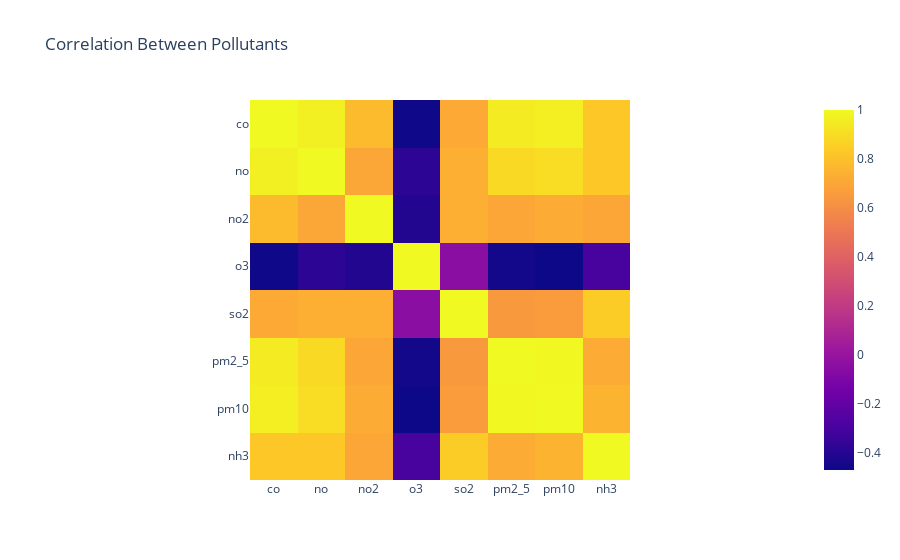

The notebook cell saved with this chart:
### Code cell
# Correlation Between Pollutants
correlation_matrix = data[pollutants].corr()
fig = px.imshow(correlation_matrix, x=pollutants, 
                 y=pollutants, title="Correlation Between Pollutants")
fig.show()

### Figure 1 — Plotly figure (JSON) as saved in the notebook; plotly's stock layout.template omitted (floating-point values rounded to 4 significant figures)
{"data": [{"coloraxis": "coloraxis", "hovertemplate": "x: %{x}<br>y: %{y}<br>color: %{z}<extra></extra>", "name": "0", "type": "heatmap", "x": ["co", "no", "no2", "o3", "so2", "pm2_5", "pm10", "nh3"], "xaxis": "x", "y": ["co", "no", "no2", "o3", "so2", "pm2_5", "pm10", "nh3"], "yaxis": "y", "z": [[1, 0.9697, 0.7764, -0.4631, 0.7168, 0.9531, 0.9668, 0.8263], [0.9697, 1, 0.7022, -0.3778, 0.7345, 0.8888, 0.9033, 0.8236], [0.7764, 0.7022, 1, -0.4072, 0.735, 0.6987, 0.72, 0.7003], [-0.4631, -0.3778, -0.4072, 1, -0.04916, -0.4505, -0.4685, -0.2997], [0.7168, 0.7345, 0.735, -0.04916, 1, 0.649, 0.6583, 0.8436], [0.9531, 0.8888, 0.6987, -0.4505, 0.649, 1, 0.9941, 0.7203], [0.9668, 0.9033, 0.72, -0.4685, 0.6583, 0.9941, 1, 0.7545], [0.8263, 0.8236, 0.7003, -0.2997, 0.8436, 0.7203, 0.7545, 1]]}], "layout": {"coloraxis": {"colorscale": [[0, "#0d0887"], [0.1111, "#46039f"], [0.2222, "#7201a8"], [0.3333, "#9c179e"], [0.4444, "#bd3786"], [0.5556, "#d8576b"], [0.6667, "#ed7953"], [0.7778, "#fb9f3a"], [0.8889, "#fdca26"], [1, "#f0f921"]]}, "title": {"text": "Correlation Between Pollutants"}, "xaxis": {"anchor": "y", "constrain": "domain", "domain": [0, 1], "scaleanchor": "y"}, "yaxis": {"anchor": "x", "autorange": "reversed", "constrain": "domain", "domain": [0, 1]}}}
